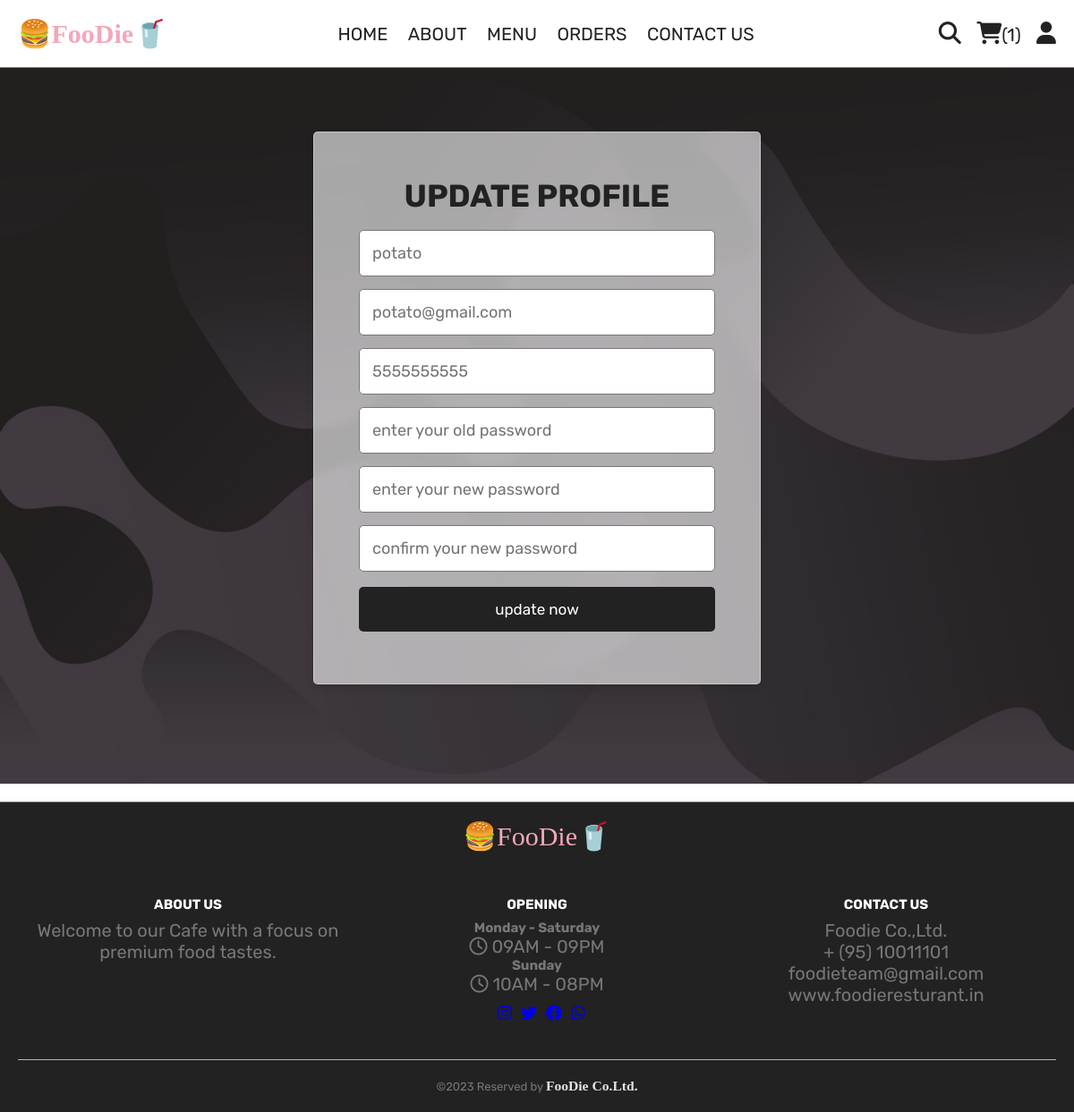
/update_profile.php (signed in), run on the app's committed database.
### tables this page shows
CREATE TABLE `users` (
  `id` int(100) NOT NULL,
  `name` varchar(20) NOT NULL,
  `email` varchar(50) NOT NULL,
  `number` varchar(10) NOT NULL,
  `password` varchar(50) NOT NULL,
  `address` varchar(500) NOT NULL
);

### update_profile.php (the view, shortened to what this page needs)
<?php
include 'components/connect.php';
?>
<!DOCTYPE html>
<html lang="en">
<head>
   <link rel="stylesheet" href="https://cdnjs.cloudflare.com/ajax/libs/font-awesome/6.1.1/css/all.min.css">
   <link rel="stylesheet" href="css/style.css">
</head>
<body>
<?php include 'components/user_header.php'; ?>
<section class="form-container update-form">
   <form action="" method="post">
      <h3>update profile</h3>
      <input type="text" name="name" placeholder="<?= $fetch_profile['name']; ?>" class="box" maxlength="50">
      <input type="email" name="email" placeholder="<?= $fetch_profile['email']; ?>" class="box" maxlength="50" oninput="this.value = this.value.replace(/\s/g, '')">
      <input type="number" name="number" placeholder="<?= $fetch_profile['number']; ?>"" class="box" min="0" max="9999999999" maxlength="10">
      <input type="password" name="old_pass" placeholder="enter your old password" class="box" maxlength="50" oninput="this.value = this.value.replace(/\s/g, '')">
      <input type="password" name="new_pass" placeholder="enter your new password" class="box" maxlength="50" oninput="this.value = this.value.replace(/\s/g, '')">
      <input type="password" name="confirm_pass" placeholder="confirm your new password" class="box" maxlength="50" oninput="this.value = this.value.replace(/\s/g, '')">
      <input type="submit" value="update now" name="submit" class="btn">
   </form>
</section>
<?php include 'components/footer.php'; ?>
</body>
</html>

### css/style.css (style rules this page uses)
:root { --red: #f4a7ba; --danger: #e74c3c; --white: #fff; --black: #222; --light-color: #777; --background-color: #f2f2f2; --star-color: #ffe700; --border: .1rem solid var(--light-color); }
* { font-family: 'Rubik', sans-serif; margin: 0; padding: 0; box-sizing: border-box; outline: none; border: none; text-decoration: none; }
html { font-size: 62.5%; overflow-x: hidden; scroll-behavior: smooth; stop-opacity: 7rem; }
.btn { margin-top: 1rem; display: inline-block; font-size: 1.7rem; color: var(--black); background-color: var(--red); border-radius: 10px; cursor: pointer; padding: .8rem 3rem; position: relative; overflow: hidden; z-index: 1; }
.btn:before { content: ''; width: 100%; height: 100%; background: var(--light-color); z-index: -1; position: absolute; top: 0; left: -100%; transition: .5s; }
.form-container form { margin: 0 auto; max-width: 50rem; padding: 2rem; text-align: center; background: rgba(255, 255, 255, 0.2); border-radius: 16px; box-shadow: 0 4px 30px rgba(0, 0, 0, 0.1); backdrop-filter: blur(5px); -webkit-backdrop-filter: blur(5px); border: 1px solid rgba(255, 255, 255, 0.35); }
.form-container form h3 { font-size: 2.5rem; color: var(--black); text-transform: uppercase; margin-bottom: 1rem; }
.form-container form .box { margin: .7rem 0; width: 100%; border: var(--border); padding: 1.4rem; font-size: 1.8rem; color: var(--black); }
.form-container .btn { margin-top: 1rem; display: inline-block; font-size: 1.7rem; color: var(--white); background-color: var(--black); cursor: pointer; padding: 1.5rem 3rem; position: relative; overflow: hidden; z-index: 1; }
.form-container { min-height: 100vh; display: flex; align-items: center; justify-content: center; padding: 20px; padding-bottom: 60px; background-image: url(../IMG/bg.jpg); background-repeat: no-repeat; background-size: cover; background-position: center; width: 100%; }
.form-container form { padding: 50px; border-radius: 5px; box-shadow: 0 5px 10px rgba(0, 0, 0, .1); background: #ffffff9b; text-align: center; width: 500px; }
.form-container form h3 { font-size: 35px; text-transform: uppercase; margin-bottom: 10px; color: var(--black); }
.form-container form input, .form-container form select { width: 100%; padding: 10px 15px; font-size: 15px; margin: 8px 0; background: var(--white); border-radius: 5px; }

### data on the page
users: name "potato", email "potato@gmail.com", number "5555555555"

### other printed values
$total_cart_items "1"
